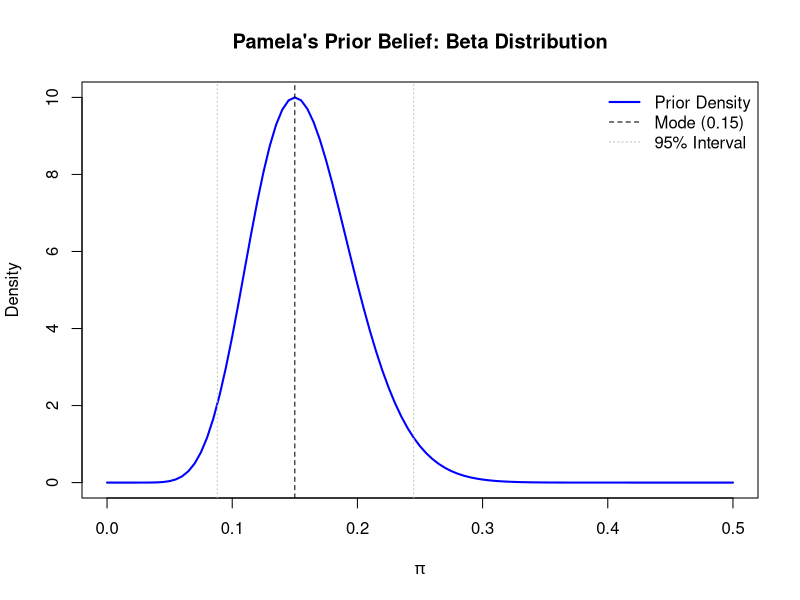
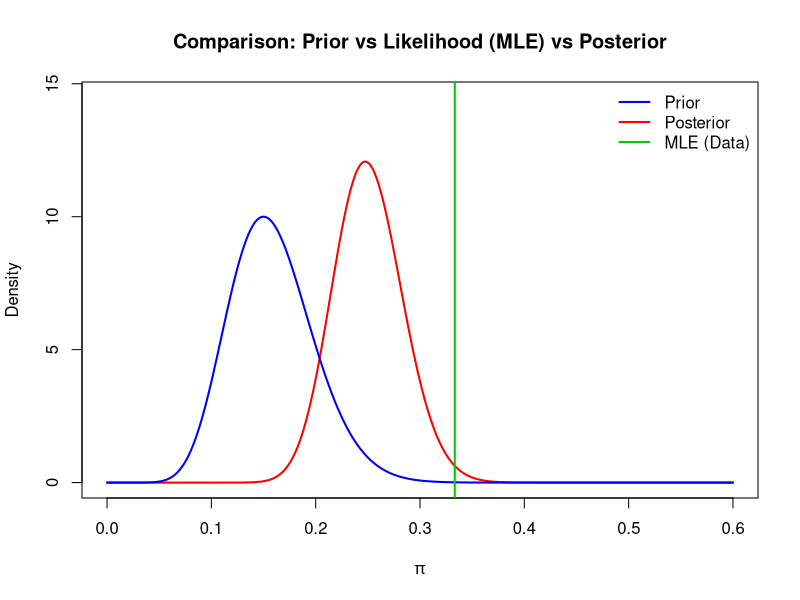

Reproduce these figures in R, in order.
# ==============================================================================
# HW 1 - Bayesian Dynamic Modeling
# Nome : Bruno Drezza Reis de Souza
# ==============================================================================

# ==========================================
# PROBLEM 3: Beta-Binomial Update
# ==========================================

# Target mode
prior_mode <- 0.15

# Function to calculate beta_0 given alpha_0 and the mode
get_beta <- function(a, mode_val) {
  (a - 1) / mode_val + 2 - a
}

# Objective function to minimize the distance to the [0.10, 0.25] bounds (95% CI)
objective_fn <- function(a) {
  b <- get_beta(a, prior_mode)
  # Calculate squared errors of the 2.5% and 97.5% quantiles
  error_low <- (qbeta(0.025, a, b) - 0.10)^2
  error_high <- (qbeta(0.975, a, b) - 0.25)^2
  return(error_low + error_high)
}

# Optimize to find the best alpha
opt_result <- optimize(objective_fn, interval = c(1.1, 50))
alpha_0 <- opt_result$minimum
beta_0  <- get_beta(alpha_0, prior_mode)

# Print parameters
prior_params <- c(alpha_0, beta_0)
names(prior_params) <- c("Alpha_0", "Beta_0")
round(prior_params, 4)

# Plotting the Prior
par(mfrow=c(1,1))
curve(dbeta(x, alpha_0, beta_0), from = 0, to = 0.5, 
      xlab = expression(pi), ylab = "Density", 
      main = "Pamela's Prior Belief: Beta Distribution", 
      col = "blue", lwd = 2)
abline(v = prior_mode, col = "black", lty = 2)
abline(v = qbeta(c(0.025, 0.975), alpha_0, beta_0), col = "gray", lty = 3)
legend("topright", legend=c("Prior Density", "Mode (0.15)", "95% Interval") ,
       col=c("blue", "black", "gray"), lty=c(1,2,3), lwd=c(2,1,1), bty="n")


       
# Data
n <- 90
y <- 30

# Posterior Update
alpha_1 <- alpha_0 + y
beta_1  <- beta_0 + n - y

post_params <- c(alpha_1, beta_1)
names(post_params) <- c("Alpha_1", "Beta_1")
round(post_params, 4)


# Calculations
post_mean <- alpha_1 / (alpha_1 + beta_1)
post_mode <- (alpha_1 - 1) / (alpha_1 + beta_1 - 2)
post_var  <- (alpha_1 * beta_1) / (((alpha_1 + beta_1)^2) * (alpha_1 + beta_1 + 1))
post_sd   <- sqrt(post_var)

# Displaying in a neat table
summaries <- matrix(c(post_mean, post_mode, post_sd), ncol=1)
rownames(summaries) <- c("Mean", "Mode", "St. Dev")
colnames(summaries) <- c("Posterior Value")
round(summaries, 4)


mle_pi <- y / n
n_0 <- alpha_0 + beta_0

cat("Prior Effective Sample Size (n_0):", round(n_0, 2), "\n")
cat("Data Sample Size (n):", n, "\n")
cat("MLE (Data Proportion):", round(mle_pi, 4), "\n")
cat("Posterior Mode:", round(post_mode, 4), "\n")

# Graphical Comparison
par(mfrow=c(1,1))
pis = seq(0, 0.6, length=1000)
plot(pis, dbeta(pis, alpha_1, beta_1), type="l", col="red", lwd=2,
     xlab=expression(pi), ylab="Density", 
     main="Comparison: Prior vs Likelihood (MLE) vs Posterior",
     ylim=c(0, max(dbeta(pis, alpha_1, beta_1)) * 1.2))

# Add prior
lines(pis, dbeta(pis, alpha_0, beta_0), col="blue", lwd=2)

# Add MLE line
abline(v=mle_pi, col="green3", lwd=2)

legend("topright", legend=c("Prior", "Posterior", "MLE (Data)"),
       col=c("blue", "red", "green3"), lty=1, lwd=2, bty="n")
